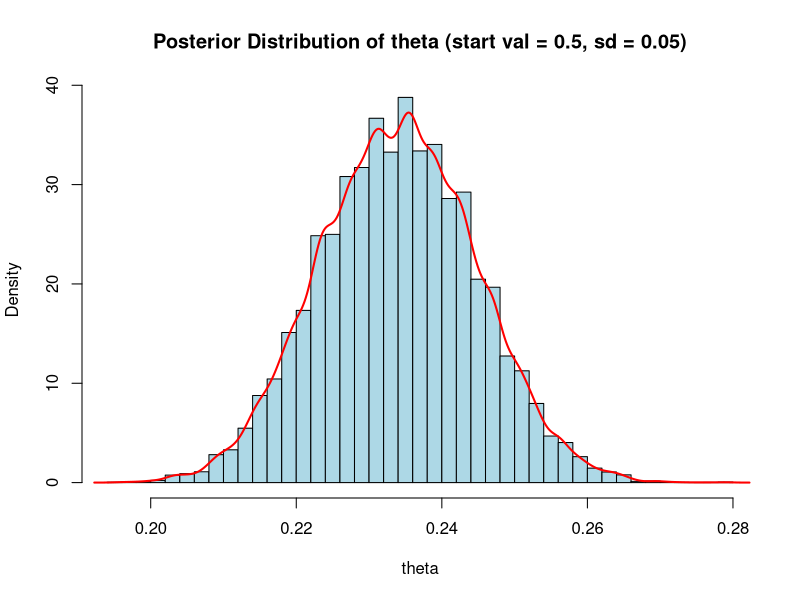
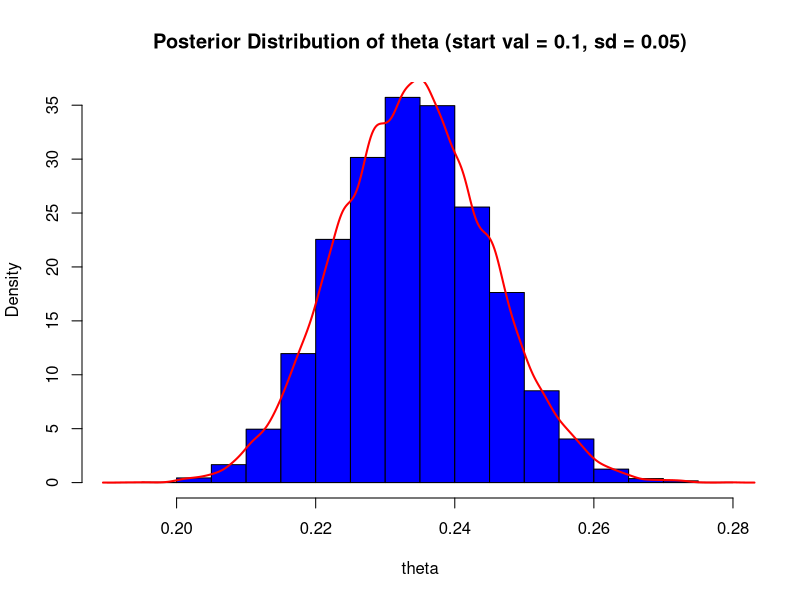
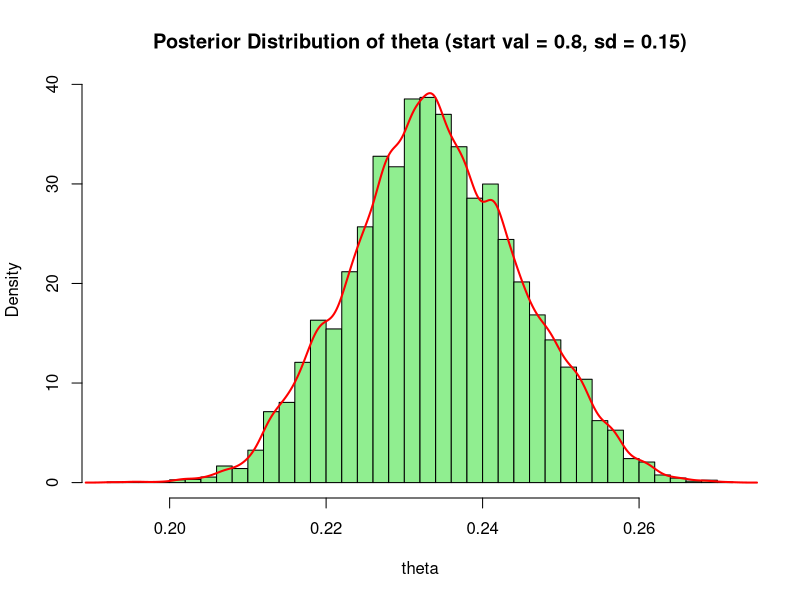
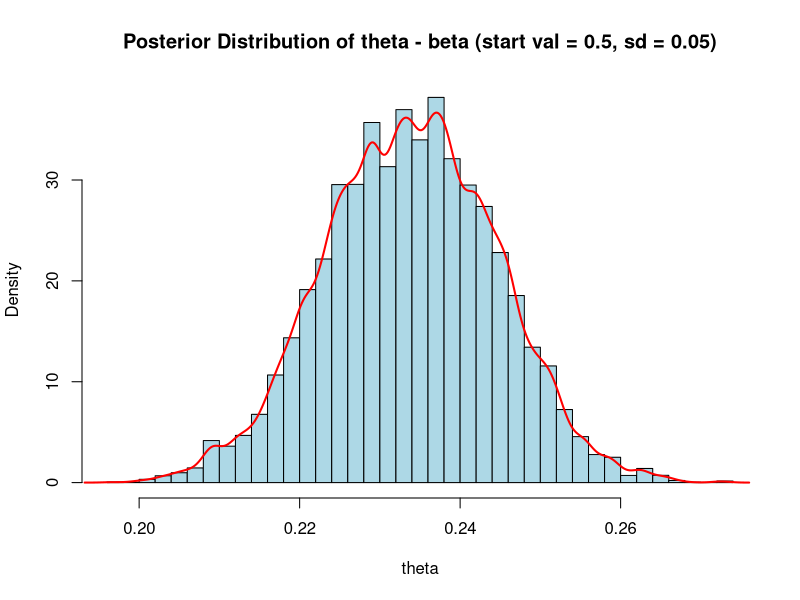
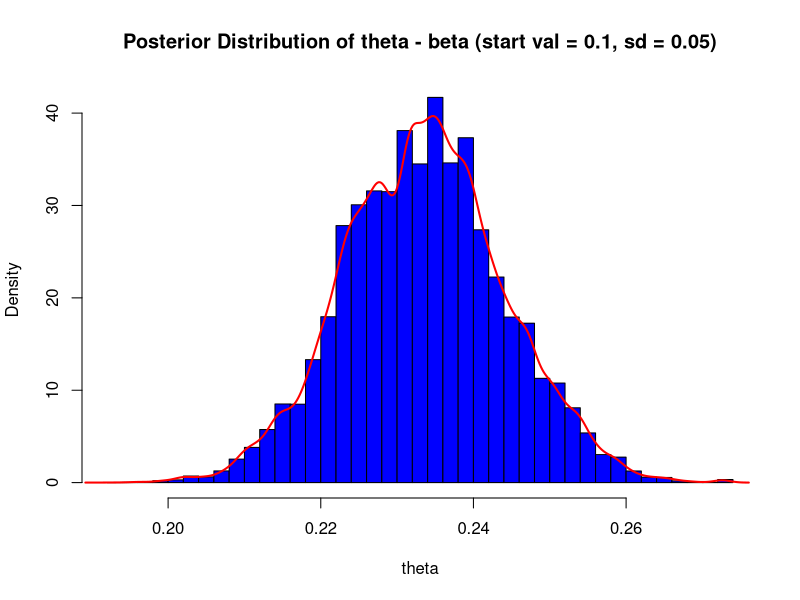
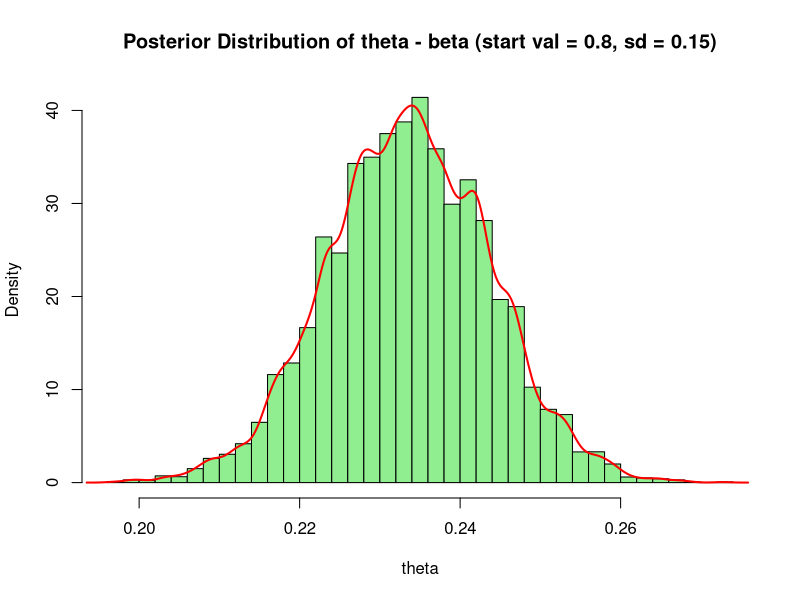

The R script that drew these images, in order:
## ---- chunk 1
knitr::opts_chunk$set(echo = TRUE)
## ---- chunk 2
# counts of each type
st_g <- 1195
st_w <- 750
su_g <- 729
su_w <- 326

# log-likelihood function
log_like <- function(tha, st_g, st_w, su_g, su_w) {
  if (tha <= 0 || tha >= 1) return(-Inf)
  
  res <- st_g * log((2 + tha) / 4) +
        st_w * log((1 - tha) / 4) +
        su_g * log((1 - tha) / 4) +
        su_w * log(tha / 4)
  
  return(res)
}

# mle function
mle <- function(st_g, st_w, su_g, su_w) {
  rslt <- optim(par = 0.5, fn = function(tha) -log_like(tha, st_g, st_w, su_g, su_w),
                lower = 0.001, upper = 0.999, method = "L-BFGS-B")
  return(rslt$par)
}

# mle from observed data
obs_mle <- mle(st_g, st_w, su_g, su_w)
cat("MLE of theta for observed data:", obs_mle, "\n")


## ---- chunk 3
set.seed(34)

# nonparametric function
nonp_bstr <- function(st_g, st_w, su_g, su_w, n_bstr = 1000) {
  
  # empty vector of length n_bstr
  mle_vals <- numeric(n_bstr)

  
  # full data frame for observed data
  observed_data <- c(rep("st_g", st_g), rep("st_w", st_w), rep("su_g", su_g), rep("su_w", su_w))
  
  for (i in 1:n_bstr) {
    # resample from observed counts with replacement
    sampled_data <- sample(observed_data, size = length(observed_data), replace = TRUE)
    
    # sum of each type per resample
    st_g_res <- sum(sampled_data == "st_g")
    st_w_res <- sum(sampled_data == "st_w")
    su_g_res <- sum(sampled_data == "su_g")
    su_w_res <- sum(sampled_data == "su_w")
    
    # compute each mle
    mle_vals[i] <- mle(st_g_res, st_w_res, su_g_res, su_w_res)
  }
  
  return(mle_vals)
}

# Call the nonparametric bootstrap function
bstr_mle <- mean(nonp_bstr(st_g, st_w, su_g, su_w, n_bstr = 1000))
bstr_sd <- sd(nonp_bstr(st_g, st_w, su_g, su_w, n_bstr = 1000))

c(nonp_mle=bstr_mle, nonp_sd=bstr_sd)

## ---- chunk 4
# parametric
p_bstr <- function(st_g, st_w, su_g, su_w, obs_mle, n_bstr = 1000) {
  bstr_mle <- numeric(n_bstr)
  
  for (i in 1:n_bstr) {
    # simulate new dataset based on mle
    sim_data <- rmultinom(1, size = 3000, prob = c((2 + obs_mle)/4,
                                                   (1 - obs_mle)/4,
                                                   (1 - obs_mle)/4,
                                                   obs_mle/4))
    
    # calculate approximate mle
    bstr_mle[i] <- mle(sim_data[1], sim_data[2], sim_data[3], sim_data[4])
  }
  
  return(bstr_mle)
}

# Run the parametric bootstrap
mle_pbstr <- mean(p_bstr(st_g, st_w, su_g, su_w, obs_mle))
sd_pbstr <- sd(p_bstr(st_g, st_w, su_g, su_w, obs_mle))

c(p_mle=mle_pbstr,p_sd=sd_pbstr)

## ---- chunk 5
# Met-Hast function for this example
mcmc_methast <- function(n_iter, thetastartval, proposal_sd, n1, n2, n3, n4) {
  thetas <- numeric(n_iter)
  thetas[1] <- thetastartval
  for (i in 2:n_iter) {
    tha_new <- rnorm(1, thetas[i-1], proposal_sd)
    if (tha_new >= 0 && tha_new <= 1) {
      log_accrat <- log_like(tha_new,
                                       st_g = st_g,
                                       st_w = st_w,
                                       su_g = su_g,
                                       su_w = su_w) - log_like(thetas[i-1],
                                                               st_g = st_g,
                                                               st_w = st_w,
                                                               su_g = su_g,
                                                               su_w = su_w)
      if (log(runif(1)) < log_accrat) {
        thetas[i] <- tha_new
      } else {
        thetas[i] <- thetas[i-1]
      }
    } 
    else {
      thetas[i] <- thetas[i-1]
    } # if not acceptable theta value, it is skipped over
  } # ends for loop
  return(thetas)
}


## ---- chunk 6

# rep 1: run mcmc
mcmc_samples <- mcmc_methast(50000, 0.5, 0.05, st_g, st_w, su_g, su_w)


# burn in
mcmc_samples_burnin <- mcmc_samples[5001:length(mcmc_samples)]


# plot the posterior
hist(mcmc_samples_burnin, 
     main="Posterior Distribution of theta (start val = 0.5, sd = 0.05)", 
     xlab="theta", 
     breaks=30,
     col="lightblue",
     border="black",
     probability=TRUE)

# Add a density line to the histogram
lines(density(mcmc_samples_burnin), col="red", lwd=2)

mean_theta <- mean(mcmc_samples)
sd_theta <- sd(mcmc_samples)
cred_low <- (mean_theta-1.96*sd_theta)
cred_high <- (mean_theta+1.96*sd_theta)
c(theta=mean_theta, stdv=sd_theta, cred_lo=cred_low, cred_hi = cred_high)

## ---- chunk 7

# rep 2: run MCMC
mcmc_samples <- mcmc_methast(50000, 0.1, 0.05, st_g, st_w, su_g, su_w)

# burn in
mcmc_samples_burnin <- mcmc_samples[5001:length(mcmc_samples)]


# plot the posterior
hist(mcmc_samples_burnin, 
     main="Posterior Distribution of theta (start val = 0.1, sd = 0.05)", 
     xlab="theta", 
     breaks=30,
     col="blue",
     border="black",
     probability=TRUE)

# add a density line
lines(density(mcmc_samples_burnin), col="red", lwd=2)


mean_theta <- mean(mcmc_samples)
sd_theta <- sd(mcmc_samples)
cred_low <- (mean_theta-1.96*sd_theta)
cred_high <- (mean_theta+1.96*sd_theta)
c(theta=mean_theta, stdv=sd_theta, cred_lo=cred_low, cred_hi = cred_high)

## ---- chunk 8

# rep 3: run mcmc
mcmc_samples <- mcmc_methast(50000, 0.1, 0.1, st_g, st_w, su_g, su_w)

# burn in
mcmc_samples_burnin <- mcmc_samples[5001:length(mcmc_samples)]


# plot the posterior
hist(mcmc_samples_burnin, 
     main="Posterior Distribution of theta (start val = 0.8, sd = 0.15)", 
     xlab="theta", 
     breaks=30,
     col="lightgreen",
     border="black",
     probability=TRUE)  # Set to TRUE to normalize the histogram

# add a density line
lines(density(mcmc_samples_burnin), col="red", lwd=2)

# desired values
mean_theta <- mean(mcmc_samples)
sd_theta <- sd(mcmc_samples)
cred_low <- (mean_theta-1.96*sd_theta)
cred_high <- (mean_theta+1.96*sd_theta)
c(theta=mean_theta, stdv=sd_theta, cred_lo=cred_low, cred_hi = cred_high)
## ---- chunk 9
# log prior for beta disribution
logpr_beta <- function(tha, a, b) {
  if (tha <= 0 || tha >= 1) {
    return(-Inf)  # Return -inf for all invalid theta values
  }
  log_prior <- (a - 1) * log(tha) + (b - 1) * log(1 - tha)
  return(log_prior)
}

# mcmc using beta prior
methast_beta <- function(n_iter, thetastartval, proposal_sd, n1, n2, n3, n4, a, b) {
  thetas <- numeric(n_iter)
  thetas[1] <- thetastartval
  for (i in 2:n_iter) {
    # new proposed value from the beta
    tha_new <- rbeta(1, a, b)
    
    # if theta is valid
    if (tha_new >= 0 && tha_new <= 1) {
      log_accrat <- log_like(tha_new, n1, n2, n3, n4) + logpr_beta(tha_new, a, b) - 
                              (log_like(thetas[i-1], n1, n2, n3, n4) + logpr_beta(thetas[i-1], a, b))
      
      if (log(runif(1)) < log_accrat) {
        thetas[i] <- tha_new
      } else {
        thetas[i] <- thetas[i-1]
      }
    } else {
      thetas[i] <- thetas[i-1]
    } #if not valid theta value, skip over
  } #ends for loop
  return(thetas)
}
## ---- chunk 10
# beta prior parameters of choice
a <- 2
b <- 5

# rep 1: mcmc with beta prior
mcmc_beta <- methast_beta(50000, 0.5, 0.05, st_g, st_w, su_g, su_w, a, b)

# burn in
mcmc_burn_beta <- mcmc_beta[5001:length(mcmc_beta)]


# plot the posterior
hist(mcmc_burn_beta,
     main="Posterior Distribution of theta - beta (start val = 0.5, sd = 0.05)",
     xlab="theta",
     breaks=30,
     probability=TRUE,
     col="lightblue",
     border="black")
lines(density(mcmc_burn_beta), col="red", lwd=2)  # density

mean_theta <- mean(mcmc_beta)
sd_theta <- sd(mcmc_beta)
cred_low <- (mean_theta-1.96*sd_theta)
cred_high <- (mean_theta+1.96*sd_theta)
c(theta=mean_theta, stdv=sd_theta, cred_lo=cred_low, cred_hi = cred_high)

## ---- chunk 11
# rep 2: mcmc with beta prior
mcmc_beta <- methast_beta(50000, 0.1, 0.05, st_g, st_w, su_g, su_w, a, b)

# burn in
mcmc_burn_beta <- mcmc_beta[5001:length(mcmc_beta)]


# plot the posterior
hist(mcmc_burn_beta,
     main="Posterior Distribution of theta - beta (start val = 0.1, sd = 0.05)",
     xlab="theta",
     breaks=30,
     probability=TRUE,
     col="blue",
     border="black")
lines(density(mcmc_burn_beta), col="red", lwd=2)  # density

mean_theta <- mean(mcmc_beta)
sd_theta <- sd(mcmc_beta)
cred_low <- (mean_theta-1.96*sd_theta)
cred_high <- (mean_theta+1.96*sd_theta)
c(theta=mean_theta, stdv=sd_theta, cred_lo=cred_low, cred_hi = cred_high)

## ---- chunk 12
# rep 3: mcmc with beta prior
mcmc_beta <- methast_beta(50000, 0.8, 0.15, st_g, st_w, su_g, su_w, a, b)

# burn in
mcmc_burn_beta <- mcmc_beta[5001:length(mcmc_beta)]


# plot the posterior
hist(mcmc_burn_beta,
     main="Posterior Distribution of theta - beta (start val = 0.8, sd = 0.15)",
     xlab="theta",
     breaks=30,
     probability=TRUE,
     col="lightgreen",
     border="black")
lines(density(mcmc_burn_beta), col="red", lwd=2)  # density

mean_theta <- mean(mcmc_beta)
sd_theta <- sd(mcmc_beta)
cred_low <- (mean_theta-1.96*sd_theta)
cred_high <- (mean_theta+1.96*sd_theta)
c(theta=mean_theta, stdv=sd_theta, cred_lo=cred_low, cred_hi = cred_high)

